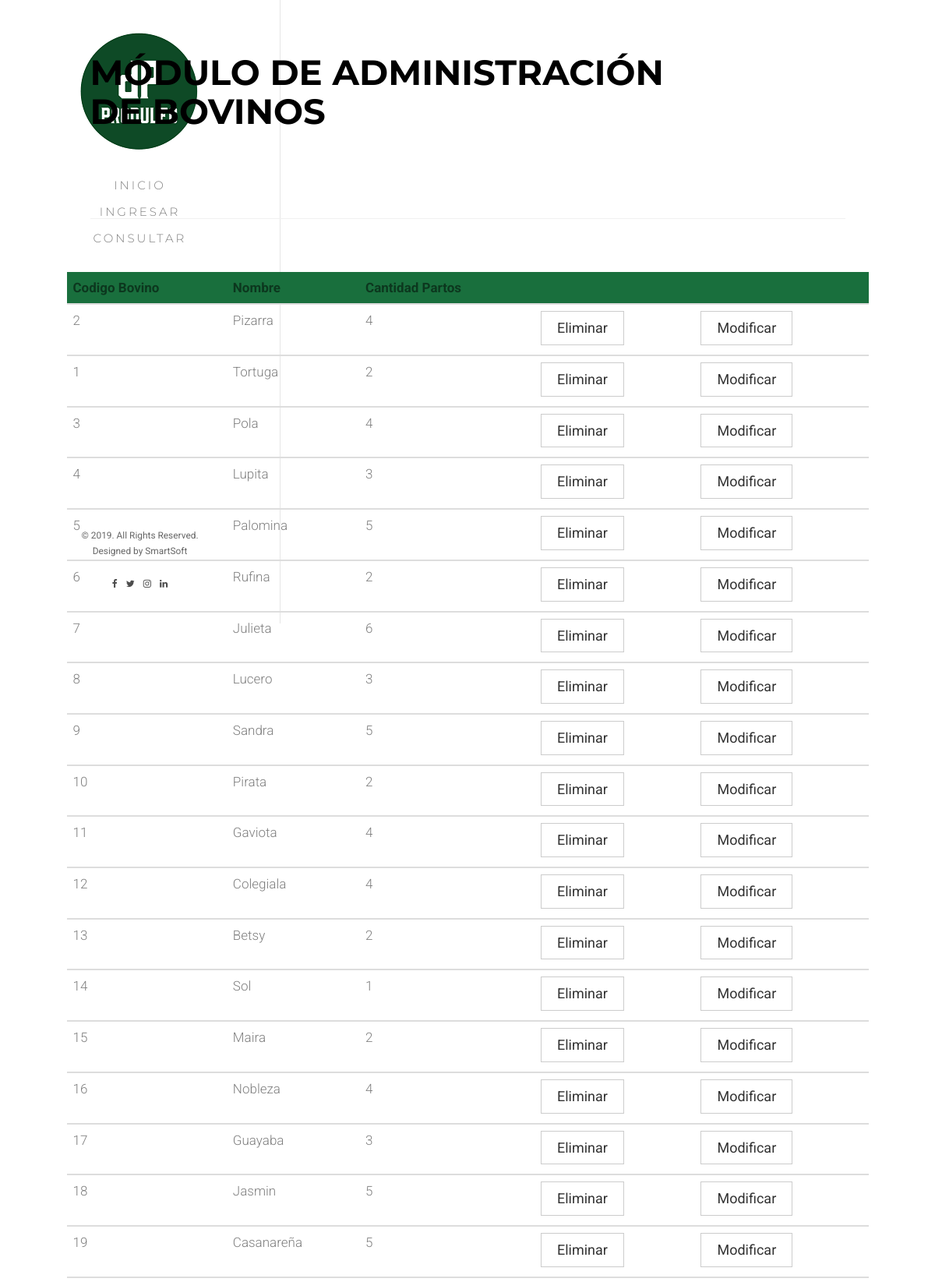
Screenshot of /searchbovine (upper part) with the database file from the repository.
### produlect/models.py (models this page shows, shortened)
class bovino(models.Model):
    id_bovino = models.AutoField(primary_key=True)
    codigo_bovino = models.IntegerField()
    identidad_ica = models.IntegerField()
    nombre = models.CharField(max_length=45)
    nombre_madre = models.CharField(max_length=45)
    nombre_padre = models.CharField(max_length=45)
    cantidad_partos = models.CharField(max_length=45)
    fecha_ultimo_parto = models.DateField(
        'Fecha de Ultimo Parto', blank=False, null=False)
    dias_lactancia = models.CharField(max_length=45)
    id_tipo_bovino = models.ForeignKey(tipo_bovino, on_delete=models.CASCADE)

### produlect/views.py (the view)
# urls.py: path('searchbovine', views.searchbovine, name='searchbovine'),
def searchbovine(request):
    bovines = bovino.objects.all()
    args = {
        'bovines': bovines
    }
    return render(request, 'bovine/search.html', args)

### produlect/templates/bovine/search.html (shortened to what this page needs)
{% extends "base/base.html" %}
{% load static %}
{% block content %}
<div id="fh5co-page">
	<aside id="fh5co-aside" role="complementary" class="border js-fullheight">
		<h1 id="fh5co-logo"><a href="index.html"><img src="{% static 'images/logo_1.png' %}"
			alt="Free HTML5 Bootstrap Website Template"></a></h1>
		<nav id="fh5co-main-menu" role="navigation">
			<ul>
				<li><a href="{% url 'index' %}">Inicio</a></li>
				<li><a href="{% url 'createbovine' %}">Ingresar</a></li>
				<li><a href="{% url 'searchbovine' %}">Consultar</a></li>
			</ul>
		</nav>
		<div class="fh5co-footer">
			<p><small>&copy; 2019. All Rights Reserved.</span> <span>Designed by SmartSoft</span>
			<ul>
				<li><a href="#"><i class="icon-facebook"></i></a></li>
				<li><a href="#"><i class="icon-twitter"></i></a></li>
				<li><a href="#"><i class="icon-instagram"></i></a></li>
				<li><a href="#"><i class="icon-linkedin"></i></a></li>
			</ul>
		</div>
	</aside>
	<div id="fh5co-main">
		<div class="fh5co-narrow-content fh5co-border-bottom">
			<h2 class="fh5co-heading animate-box" data-animate-effect="fadeInLeft">MÓDULO DE ADMINISTRACIÓN <span>DE
					BOVINOS</span></h2>
		</div>
		<div class="fh5co-narrow-content fh5co-border-bottom" id="consultar">
			<div class="row">
				<div class="col-md-20 animate-box" data-animate-effect="fadeInLeft">
					<form action="">
						<div class="row">
							<div class="col-md-12">
								<div class="row">
									<table class="table">
										<thead style="background-color: #196f3d">
											<tr>
												<th scope="col">Codigo Bovino</th>
												<th scope="col">Nombre</th>
												<th scope="col">Cantidad Partos</th>
												<th scope="col"></th>
												<th scope="col"></th>
											</tr>
										</thead>
										{% for form in bovines %}
										<tbody>
											<tr>
												<td scope="row">{{ form.codigo_bovino }}</td>
												<td scope="row">{{ form.nombre }}</td>
												<td scope="row">{{ form.cantidad_partos }}</td>
												<td scope="row"><a href="{% url 'deletebovine' codigo_bovino=form.codigo_bovino %}"><button type="button" class="btn btn-default">Eliminar</button></a></td>
												<td scope="row"><a href="{% url 'updatebovine' codigo_bovino=form.codigo_bovino %}"><button type="button" class="btn btn-default">Modificar</button></a></td>
											</tr>
										</tbody>
										{% endfor %}
									</table>
								</div>
							</div>
						</div>
					</form>
				</div>
			</div>
		</div>
	</div>
</div>
{% endblock content%}

### produlect/static/css/icomoon.css (style rules this page uses)
[class^="icon-"], [class*=" icon-"] { font-family: 'icomoon' !important; speak: none; font-style: normal; font-weight: normal; font-variant: normal; text-transform: none; line-height: 1; -webkit-font-smoothing: antialiased; -moz-osx-font-smoothing: grayscale; }
.icon-twitter:before { content: "\f099"; }
.icon-facebook:before { content: "\f09a"; }
.icon-linkedin:before { content: "\f0e1"; }
.icon-instagram:before { content: "\f16d"; }

### produlect/static/css/style.css (style rules this page uses)
body { font-family: "Roboto", Arial, sans-serif; font-weight: 300; font-size: 20px; line-height: 1.6; color: rgba(0, 0, 0, 0.5); }
a { color: #196f3d; -webkit-transition: 0.5s; -o-transition: 0.5s; transition: 0.5s; }
p { margin-bottom: 1.5em; }
h1, h2, h3, h4, h5, h6 { color: #000; font-family: "Montserrat", Arial, sans-serif; font-weight: 700; margin: 0 0 30px 0; }
#fh5co-page { width: 100%; overflow: hidden; position: relative; }
#fh5co-aside { padding-top: 40px; padding-bottom: 40px; width: 15%; position: fixed; bottom: 0; top: 0; left: 0; overflow-y: scroll; -webkit-transition: 0.5s; -o-transition: 0.5s; transition: 0.5s; font-size: 9px !important; }
#fh5co-aside.border { border-right: 1px solid #e6e6e6; }
@media screen and (max-width: 1200px) { #fh5co-aside { width: 30%; } }
#fh5co-aside #fh5co-logo { text-align: center; }
#fh5co-aside #fh5co-main-menu ul { text-align: center; margin: 0; padding: 0; }
#fh5co-aside #fh5co-main-menu ul li { margin: 0 0 10px 0; padding: 0; list-style: none; }
#fh5co-aside #fh5co-main-menu ul li a { color: rgba(0, 0, 0, 0.5); text-decoration: none; letter-spacing: .1em; text-transform: uppercase; font-size: 15px; font-weight: 300; position: relative; -webkit-transition: 0.3s; -o-transition: 0.3s; transition: 0.3s; padding: 10px 10px; letter-spacing: .2em; font-family: "Montserrat", Arial, sans-serif; }
#fh5co-aside #fh5co-main-menu ul li a:after { content: ""; position: absolute; height: 2px; bottom: 7px; left: 10px; right: 10px; background-color: #196f3d; visibility: hidden; -webkit-transform: scaleX(0); -moz-transform: scaleX(0); -ms-transform: scaleX(0); -o-transform: scaleX(0); transform: scaleX(0); -webkit-transition: all 0.3s cubic-bezier(0.175, 0.885, 0.32, 1.275); -moz-transition: all 0.3s cubic-bezier(0.175, 0.885, 0.32, 1.275); -ms-transition: all 0.3s cubic-bezier(0.175, 0.885, 0.32, 1.275); -o-transition: all 0.3s cubic-bezier(0.175, 0.885, 0.32, 1.275); transition: all 0.3s cubic-bezier(0.175, 0.885, 0.32, 1.275); }
#fh5co-aside .fh5co-footer { position: absolute; bottom: 40px; font-size: 14px; text-align: center; width: 100%; font-weight: 400; color: rgba(0, 0, 0, 0.6); }
#fh5co-aside .fh5co-footer span { display: block; }
#fh5co-aside .fh5co-footer ul { padding: 0; margin: 0; text-align: center; }
#fh5co-aside .fh5co-footer ul li { padding: 0; margin: 0; display: inline; list-style: none; }
#fh5co-aside .fh5co-footer ul li a { color: rgba(0, 0, 0, 0.7); padding: 4px; }
#fh5co-main { width: 93%; float: right; -webkit-transition: 0.5s; -o-transition: 0.5s; transition: 0.5s; }
@media screen and (max-width: 1200px) { #fh5co-main { width: 98%; } }
@media screen and (max-width: 1200px) { #fh5co-main { width: 100%; } }
#fh5co-main .fh5co-narrow-content { position: relative; width: 85%; margin: 0 auto; padding: 4em 0; }
.fh5co-border-bottom { border-bottom: 1px solid #f0f0f0; }
.fh5co-heading { font-size: 45px; margin-bottom: 1em; }
.fh5co-heading span { display: block; }
.btn { margin-right: 4px; margin-bottom: 4px; font-family: "Roboto", Arial, sans-serif; font-size: 18px; font-weight: 400; -webkit-border-radius: 0px; -moz-border-radius: 0px; -ms-border-radius: 0px; border-radius: 0px; -webkit-transition: 0.5s; -o-transition: 0.5s; transition: 0.5s; padding: 8px 20px !important; }
.js .animate-box { opacity: 0; }

### rows the page displays
bovino: codigo_bovino "2", nombre "Pizarra", cantidad_partos "4"
bovino: codigo_bovino "1", nombre "Tortuga", cantidad_partos "2"
bovino: codigo_bovino "3", nombre "Pola", cantidad_partos "4"
bovino: codigo_bovino "4", nombre "Lupita", cantidad_partos "3"
bovino: codigo_bovino "5", nombre "Palomina", cantidad_partos "5"
bovino: codigo_bovino "6", nombre "Rufina", cantidad_partos "2"
bovino: codigo_bovino "7", nombre "Julieta", cantidad_partos "6"
bovino: codigo_bovino "8", nombre "Lucero", cantidad_partos "3"
bovino: codigo_bovino "9", nombre "Sandra", cantidad_partos "5"
bovino: codigo_bovino "10", nombre "Pirata", cantidad_partos "2"
bovino: codigo_bovino "11", nombre "Gaviota", cantidad_partos "4"
bovino: codigo_bovino "12", nombre "Colegiala", cantidad_partos "4"
bovino: codigo_bovino "13", nombre "Betsy", cantidad_partos "2"
bovino: codigo_bovino "14", nombre "Sol", cantidad_partos "1"
bovino: codigo_bovino "15", nombre "Maira", cantidad_partos "2"
bovino: codigo_bovino "16", nombre "Nobleza", cantidad_partos "4"
bovino: codigo_bovino "17", nombre "Guayaba", cantidad_partos "3"
bovino: codigo_bovino "18", nombre "Jasmin", cantidad_partos "5"
bovino: codigo_bovino "19", nombre "Casanareña", cantidad_partos "5"
